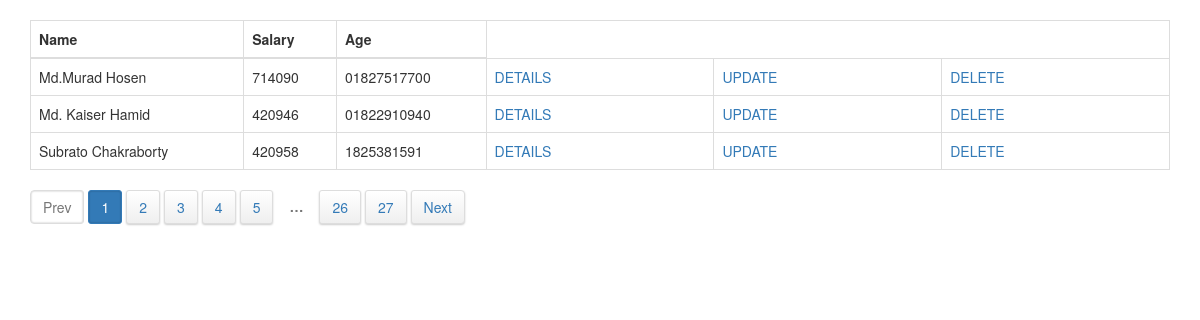
Page /admin/std_pagination.php (signed in) on the committed database.
### tables this page shows
CREATE TABLE IF NOT EXISTS `student` (
  `std_id` int(11) NOT NULL,
  `std_name` varchar(100) NOT NULL,
  `std_fname` text NOT NULL,
  `std_mname` text NOT NULL,
  `std_department` text NOT NULL,
  `std_shift` text NOT NULL,
  `std_semester` text NOT NULL,
  `std_roll` int(200) NOT NULL,
  `std_reg` int(50) NOT NULL,
  `std_ses` int(100) NOT NULL,
  `std_date_of_birth` varchar(50) NOT NULL,
  `std_nid` int(200) NOT NULL,
  `std_contact` varchar(50) NOT NULL,
  `image` varchar(300) NOT NULL,
  `std_present_address` varchar(500) NOT NULL,
  `std_permanent_address` varchar(500) NOT NULL,
  `std_reference` varchar(200) NOT NULL
);

### admin/std_pagination.php (the view, shortened to what this page needs)
<?php
include("murad_db.php");
$limit = 3;
if (isset($_GET["std_id"])) { $std_id  = $_GET["std_id"]; } else { $std_id=1; };
$start_from = ($std_id-1) * $limit;
$sql = "SELECT * FROM student ORDER BY std_id ASC LIMIT $start_from, $limit";
$rs_result = mysqli_query($con, $sql);
?>
<!DOCTYPE html>
<html>
<head>
<link rel="stylesheet" href="https://maxcdn.bootstrapcdn.com/bootstrap/3.3.0/css/bootstrap.min.css">
<link rel="stylesheet" href="pagination/simplePagination.css" />
</head>
<body>
<div class="container" style="padding-top:20px;">
<table class="table table-bordered">
<thead>
<tr>
<th>Name</th>
<th>Salary</th>
<th>Age</th>
</tr>
</thead>
<tbody>
<?php
while ($row = mysqli_fetch_assoc($rs_result)) {
?>
            <tr>
            <td><?php echo $row["std_name"]; ?></td>
            <td><?php echo $row["std_roll"]; ?></td>
			<td><?php echo $row["std_contact"]; ?></td>
			<td width="20%"><a href="student_details.php?std_id=<?php echo $row['std_id']?>">DETAILS</a></td>
			<td width="20%"><a href="student_update.php?std_id=<?php echo $row['std_id']?>">UPDATE</a></td>
			<td width="20%"><a href="student_delete.php?std_id=<?php echo $row['std_id']?>">DELETE</a></td>
            </tr>
<?php
};
?>
</tbody>
</table>
<?php
$sql = "SELECT COUNT(std_id) FROM student";
$rs_result = mysqli_query($con, $sql);
$row = mysqli_fetch_row($rs_result);
$total_records = $row[0];
$total_pages = ceil($total_records / $limit);
$pagLink = "<nav><ul class='pagination'>";
for ($i=1; $i<=$total_pages; $i++) {
             $pagLink .= "<li><a href='std_pagination.php?std_id=".$i."'>".$i."</a></li>";
};
echo $pagLink . "</ul></nav>";
?>
</div>
</body>
</html>

### admin/pagination/simplePagination.css (style rules this page uses)
ul.simple-pagination { list-style: none; }
.simple-pagination { display: block; overflow: hidden; padding: 0 5px 5px 0; margin: 0; }

### rows in the picture
student: std_name "Md.Murad Hosen", std_roll "714090", std_contact "01827517700"
student: std_name "Md. Kaiser Hamid", std_roll "420946", std_contact "01822910940"
student: std_name "Subrato Chakraborty", std_roll "420958", std_contact "1825381591"
